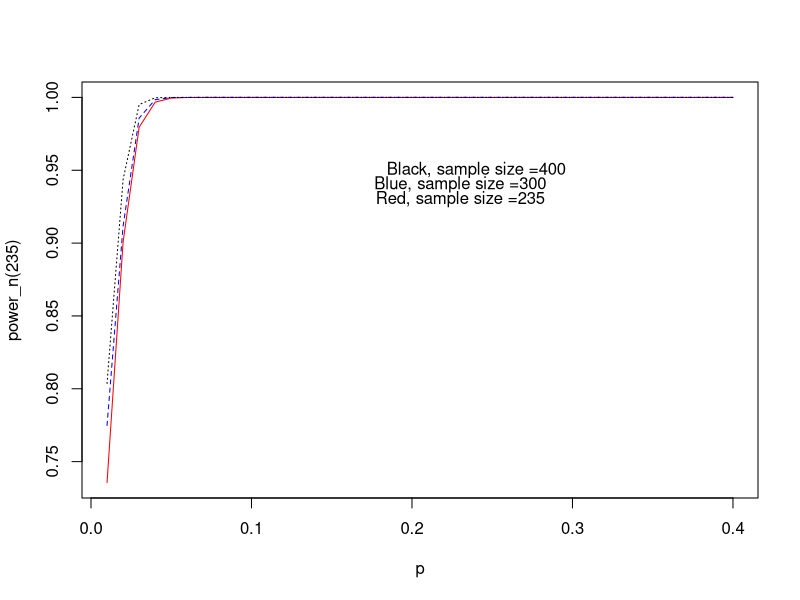

Source code (R):

power_n<-function(size){
    p0 = 1/40 #for calculate the critical region
    c<-qbinom(p0,size,0.025)
    p<-seq(0.01,0.4,0.01)
    pow<-1-dbinom(c,size,p)+dbinom(size-c,size,p)
    return(pow)
}

p<-seq(0.01,0.4,0.01)
print(p)
plot(p,power_n(235),type="l",col="red")
lines(p,power_n(300),lty=2,col="blue")
lines(p,power_n(400),lty=3, col="black")

text(0.23,0.93,"Red, sample size =235")
text(0.23,0.94,"Blue, sample size =300")
text(0.24,0.95,"Black, sample size =400")